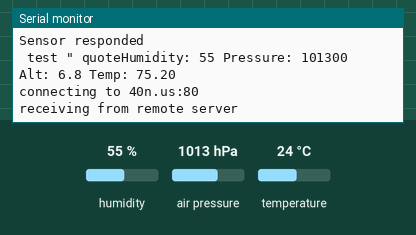
Simulated run of this sketch. Board: ESP8266 (NodeMCU). On the bench: the last lines printed to the serial monitor. The test bench sets the inputs (shaded band); at power-on: humidity 55 %, air pressure 1013 hPa, temperature 24 °C. WiFi joins after 1.5 s; servers stay silent unless stated.

Above: at 3.2 s.
3.3 s: humidity set to 22 %
At 3.9 s:
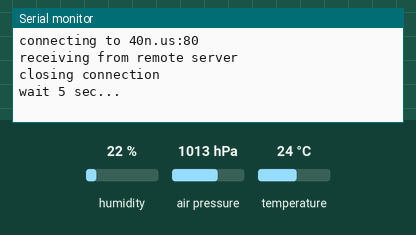
6.8 s: air pressure set to 952 hPa
At 8.47 s:
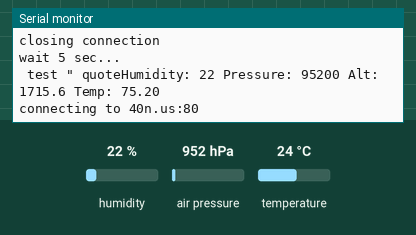
10.3 s: temperature set to 12 °C
At 15.5 s:
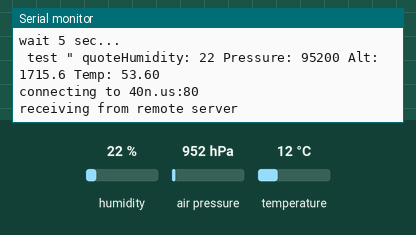

The sketch:

8266WiFiBME280.ino
```cpp
/* 8266 wifi client basic 8266WiFiBME280
 *  The BME280 I2C is built on this code
    This sketch sends a string to a TCP server, and prints a one-line response.
    You must run a TCP server in your local network.
    For example, on Linux you can use this command: nc -v -l 3000
*/

#include <ESP8266WiFi.h>
#include <ESP8266WiFiMulti.h>
#include <Wire.h>
#include <SparkFunBME280.h>
#ifndef STASSID
#define STASSID "cirrus"
#define STAPSK  "7138982048"
#endif

const char* ssid     = STASSID;
const char* password = STAPSK;

const char* host = "40n.us";
const uint16_t port = 80;

ESP8266WiFiMulti WiFiMulti;
 BME280 mySensor;

 /////////////////////////////////////////////////////////////////////////////////////////////////////
void setup() {
  Serial.begin(115200);
  Serial.println("ESP8266 WiFi client plus BME280 sensor");
  // We start by connecting to a WiFi network
  WiFi.mode(WIFI_STA);
  WiFiMulti.addAP(ssid, password);

  Serial.println();
  Serial.println();
  Serial.print("Wait for WiFi... ");

  while (WiFiMulti.run() != WL_CONNECTED) {
    Serial.print(".");
    delay(500);
  }

  Serial.println("");
  Serial.println("WiFi connected");
  Serial.println("IP address: ");
  Serial.println(WiFi.localIP());

  // initialize I2C


  int sda = 5;
  int scl = 4;
  Wire.begin(sda, scl);

   while (mySensor.beginI2C() == false) //Begin communication over I2C
  {
    Serial.println("The sensor did not respond. Please check wiring.");
    delay (2000);
  }
  Serial.println("Sensor responded");
  delay(500);
}
 void js(WiFiClient &x){}
//////  LOOP starts here ////////////////////////////////////////////////////////////

void loop() {

  // get readings

Serial.print(" test \" quote");

Serial.print("Humidity: ");
  Serial.print(mySensor.readFloatHumidity(), 0);

  Serial.print(" Pressure: ");
  Serial.print(mySensor.readFloatPressure(), 0);

  Serial.print(" Alt: ");
  //Serial.print(mySensor.readFloatAltitudeMeters(), 1);
  Serial.print(mySensor.readFloatAltitudeFeet(), 1);

  Serial.print(" Temp: ");
  //Serial.print(mySensor.readTempC(), 2);
  Serial.print(mySensor.readTempF(), 2);

  Serial.println();

  delay(50);
  ////////
  Serial.print("connecting to ");
  Serial.print(host);
  Serial.print(':');
  Serial.println(port);

  // Use WiFiClient class to create TCP connections
  WiFiClient client;

  if (!client.connect(host, port)) {
    Serial.println("connection failed");
    Serial.println("wait 5 sec...");
    delay(5000);
    return;
  }

  // This will send the request to the server
  client.println("hello from ESP8266");
   js(client);
  //read back one line from server
  Serial.println("receiving from remote server");
  String line = client.readStringUntil('\r');
  Serial.println(line);

  Serial.println("closing connection");
  client.stop();

  Serial.println("wait 5 sec...");
  delay(5000);


}
```

Measured:
- after the input at 6.8 s, the serial monitor: prints a new line after 1.5 s (image 2)
- after the input at 10.3 s, the serial monitor: prints a new line after 4.2 s (image 3)
